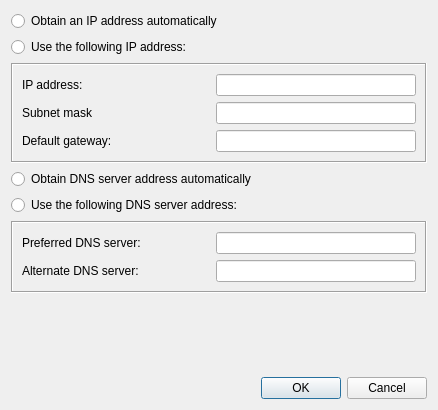
<?xml version="1.0" encoding="UTF-8"?>
<ui version="4.0">
 <class>InterfaceConfigDialog</class>
 <widget class="QDialog" name="InterfaceConfigDialog">
  <property name="geometry">
   <rect>
    <x>0</x>
    <y>0</y>
    <width>438</width>
    <height>410</height>
   </rect>
  </property>
  <property name="windowTitle">
   <string>Dialog</string>
  </property>
  <layout class="QVBoxLayout" name="verticalLayout_3">
   <item>
    <layout class="QVBoxLayout" name="verticalLayout">
     <item>
      <widget class="QRadioButton" name="radioButton_obtain_an_ip_address_automatically">
       <property name="text">
        <string>Obtain an IP address automatically</string>
       </property>
      </widget>
     </item>
     <item>
      <widget class="QRadioButton" name="radioButton_use_the_following_ip_address">
       <property name="text">
        <string>Use the following IP address:</string>
       </property>
      </widget>
     </item>
    </layout>
   </item>
   <item>
    <widget class="QFrame" name="frame_ip_address">
     <property name="frameShape">
      <enum>QFrame::Shape::Box</enum>
     </property>
     <property name="frameShadow">
      <enum>QFrame::Shadow::Sunken</enum>
     </property>
     <layout class="QGridLayout" name="gridLayout">
      <item row="0" column="0">
       <widget class="QLabel" name="label_2">
        <property name="sizePolicy">
         <sizepolicy hsizetype="Minimum" vsizetype="Preferred">
          <horstretch>0</horstretch>
          <verstretch>0</verstretch>
         </sizepolicy>
        </property>
        <property name="text">
         <string>IP address:</string>
        </property>
       </widget>
      </item>
      <item row="0" column="1">
       <widget class="QLineEdit" name="lineEdit_ip_address">
        <property name="minimumSize">
         <size>
          <width>200</width>
          <height>0</height>
         </size>
        </property>
        <property name="maximumSize">
         <size>
          <width>200</width>
          <height>16777215</height>
         </size>
        </property>
       </widget>
      </item>
      <item row="1" column="0">
       <widget class="QLabel" name="label_3">
        <property name="sizePolicy">
         <sizepolicy hsizetype="Minimum" vsizetype="Preferred">
          <horstretch>0</horstretch>
          <verstretch>0</verstretch>
         </sizepolicy>
        </property>
        <property name="text">
         <string>Subnet mask</string>
        </property>
       </widget>
      </item>
      <item row="1" column="1">
       <widget class="QLineEdit" name="lineEdit_subnet_mask">
        <property name="minimumSize">
         <size>
          <width>200</width>
          <height>0</height>
         </size>
        </property>
        <property name="maximumSize">
         <size>
          <width>200</width>
          <height>16777215</height>
         </size>
        </property>
       </widget>
      </item>
      <item row="2" column="0">
       <widget class="QLabel" name="label_4">
        <property name="sizePolicy">
         <sizepolicy hsizetype="Minimum" vsizetype="Preferred">
          <horstretch>0</horstretch>
          <verstretch>0</verstretch>
         </sizepolicy>
        </property>
        <property name="text">
         <string>Default gateway:</string>
        </property>
       </widget>
      </item>
      <item row="2" column="1">
       <widget class="QLineEdit" name="lineEdit_default_gateway">
        <property name="minimumSize">
         <size>
          <width>200</width>
          <height>0</height>
         </size>
        </property>
        <property name="maximumSize">
         <size>
          <width>200</width>
          <height>16777215</height>
         </size>
        </property>
       </widget>
      </item>
     </layout>
    </widget>
   </item>
   <item>
    <layout class="QVBoxLayout" name="verticalLayout_2">
     <item>
      <widget class="QRadioButton" name="radioButton_obtain_dns_server_address_automatically">
       <property name="text">
        <string>Obtain DNS server address automatically</string>
       </property>
      </widget>
     </item>
     <item>
      <widget class="QRadioButton" name="radioButton_use_the_following_dns_server_address">
       <property name="text">
        <string>Use the following DNS server address:</string>
       </property>
      </widget>
     </item>
    </layout>
   </item>
   <item>
    <widget class="QFrame" name="frame_dns_server">
     <property name="frameShape">
      <enum>QFrame::Shape::Box</enum>
     </property>
     <property name="frameShadow">
      <enum>QFrame::Shadow::Sunken</enum>
     </property>
     <layout class="QGridLayout" name="gridLayout_2">
      <item row="0" column="0">
       <widget class="QLabel" name="label_6">
        <property name="sizePolicy">
         <sizepolicy hsizetype="Minimum" vsizetype="Preferred">
          <horstretch>0</horstretch>
          <verstretch>0</verstretch>
         </sizepolicy>
        </property>
        <property name="text">
         <string>Preferred DNS server:</string>
        </property>
       </widget>
      </item>
      <item row="0" column="1">
       <widget class="QLineEdit" name="lineEdit_preferred_dns_server">
        <property name="sizePolicy">
         <sizepolicy hsizetype="Fixed" vsizetype="Fixed">
          <horstretch>0</horstretch>
          <verstretch>0</verstretch>
         </sizepolicy>
        </property>
        <property name="minimumSize">
         <size>
          <width>200</width>
          <height>0</height>
         </size>
        </property>
        <property name="maximumSize">
         <size>
          <width>200</width>
          <height>16777215</height>
         </size>
        </property>
       </widget>
      </item>
      <item row="1" column="0">
       <widget class="QLabel" name="label_7">
        <property name="sizePolicy">
         <sizepolicy hsizetype="Minimum" vsizetype="Preferred">
          <horstretch>0</horstretch>
          <verstretch>0</verstretch>
         </sizepolicy>
        </property>
        <property name="text">
         <string>Alternate DNS server:</string>
        </property>
       </widget>
      </item>
      <item row="1" column="1">
       <widget class="QLineEdit" name="lineEdit_alternate_dns_server">
        <property name="sizePolicy">
         <sizepolicy hsizetype="Fixed" vsizetype="Fixed">
          <horstretch>0</horstretch>
          <verstretch>0</verstretch>
         </sizepolicy>
        </property>
        <property name="minimumSize">
         <size>
          <width>200</width>
          <height>0</height>
         </size>
        </property>
        <property name="maximumSize">
         <size>
          <width>200</width>
          <height>16777215</height>
         </size>
        </property>
       </widget>
      </item>
     </layout>
    </widget>
   </item>
   <item>
    <spacer name="verticalSpacer">
     <property name="orientation">
      <enum>Qt::Orientation::Vertical</enum>
     </property>
     <property name="sizeHint" stdset="0">
      <size>
       <width>20</width>
       <height>75</height>
      </size>
     </property>
    </spacer>
   </item>
   <item>
    <layout class="QHBoxLayout" name="horizontalLayout">
     <item>
      <spacer name="horizontalSpacer">
       <property name="orientation">
        <enum>Qt::Orientation::Horizontal</enum>
       </property>
       <property name="sizeHint" stdset="0">
        <size>
         <width>40</width>
         <height>20</height>
        </size>
       </property>
      </spacer>
     </item>
     <item>
      <widget class="QPushButton" name="pushButton">
       <property name="text">
        <string>OK</string>
       </property>
      </widget>
     </item>
     <item>
      <widget class="QPushButton" name="pushButton_2">
       <property name="text">
        <string>Cancel</string>
       </property>
      </widget>
     </item>
    </layout>
   </item>
  </layout>
 </widget>
 <tabstops>
  <tabstop>radioButton_obtain_an_ip_address_automatically</tabstop>
  <tabstop>radioButton_use_the_following_ip_address</tabstop>
  <tabstop>lineEdit_ip_address</tabstop>
  <tabstop>lineEdit_subnet_mask</tabstop>
  <tabstop>lineEdit_default_gateway</tabstop>
  <tabstop>radioButton_obtain_dns_server_address_automatically</tabstop>
  <tabstop>radioButton_use_the_following_dns_server_address</tabstop>
  <tabstop>lineEdit_preferred_dns_server</tabstop>
  <tabstop>lineEdit_alternate_dns_server</tabstop>
  <tabstop>pushButton</tabstop>
  <tabstop>pushButton_2</tabstop>
 </tabstops>
 <resources/>
 <connections>
  <connection>
   <sender>pushButton</sender>
   <signal>clicked()</signal>
   <receiver>InterfaceConfigDialog</receiver>
   <slot>accept()</slot>
   <hints>
    <hint type="sourcelabel">
     <x>270</x>
     <y>462</y>
    </hint>
    <hint type="destinationlabel">
     <x>240</x>
     <y>463</y>
    </hint>
   </hints>
  </connection>
  <connection>
   <sender>pushButton_2</sender>
   <signal>clicked()</signal>
   <receiver>InterfaceConfigDialog</receiver>
   <slot>reject()</slot>
   <hints>
    <hint type="sourcelabel">
     <x>372</x>
     <y>473</y>
    </hint>
    <hint type="destinationlabel">
     <x>339</x>
     <y>472</y>
    </hint>
   </hints>
  </connection>
 </connections>
</ui>
